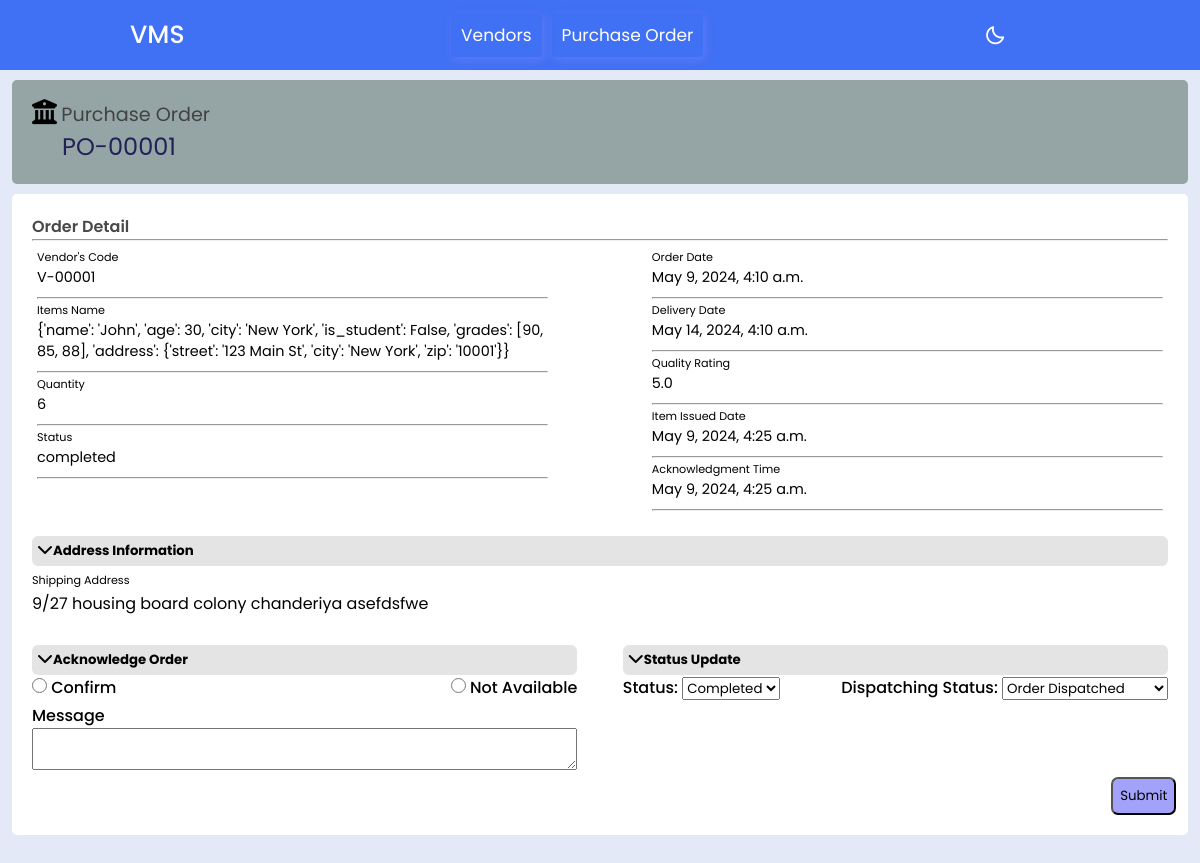
/api/purchase/16/acknowledgment, run on the app's committed database.
### vms/models.py (models this page shows, shortened)
class PurchaseOrder(models.Model):
    po_number = models.CharField(max_length=100, unique=True, verbose_name='PO Number', blank=True)
    vendor = models.ForeignKey(Vendor, on_delete=models.CASCADE, verbose_name='Vendor')
    order_date = models.DateTimeField(auto_now_add=True, verbose_name='Order Date', blank=True)
    delivery_date = models.DateTimeField(blank=True, null=True, verbose_name='Delivery Date')
    items = JSONField(verbose_name='Items')
    quantity = models.IntegerField(verbose_name='Quantity')
    status = models.CharField(max_length=100, verbose_name='Status',blank=True, default='Pending')
    quality_rating = models.FloatField(null=True, verbose_name='Quality Rating',blank=True)
    issue_date = models.DateTimeField(verbose_name='Issue Date',blank=True, null=True)
    acknowledgment_date = models.DateTimeField(null=True, verbose_name='Acknowledgment Date')
    _delivery_date_set = models.BooleanField(default=False, editable=False)  # Flag to track if delivery_date is set

class Vendor(models.Model):
    name = models.CharField(max_length=100, verbose_name='Vendor Name')
    email = models.EmailField(verbose_name='Email',null=True)
    phone_number = models.CharField(max_length=20, verbose_name='Phone Number',null=True)
    delivery_days = models.IntegerField(verbose_name='Total Day Deliver', null=True)
    address = models.TextField(verbose_name='Address', null=True)
    vendor_code = models.CharField(max_length=20, unique=True, verbose_name='Vendor Code', blank=True)
    on_time_delivery_rate = models.FloatField(verbose_name='On-Time Delivery Rate',blank=True, null=True)
    quality_rating_avg = models.FloatField(verbose_name='Quality Rating Average',blank=True, null=True)
    average_response_time = models.FloatField(verbose_name='Average Response Time',blank=True, null=True)
    fulfillment_rate = models.FloatField(verbose_name='Fulfillment Rate',blank=True, null=True)

### vms/views.py (the view, shortened to what this page needs)
# urls.py: path('purchase/<int:id>/acknowledgment',views.PurchaseAcknowledgement,name="purchaseacnowledgement"),
def PurchaseAcknowledgement(request, id):
    pur = get_object_or_404(PurchaseOrder, id=id)
    context = {
        'pur': pur
    }
    return render(request, "purchase_detail_edit.html", context)

### templates/purchase_detail_edit.html (shortened to what this page needs)
{% extends 'base.html' %}
{% load static %}
{% block link %}
<link rel="stylesheet" href="{% static "CSS/style.css" %}">
<link rel="stylesheet" href="{% static "CSS/vendor_info.css" %}">
<link rel="stylesheet" href="{% static "CSS/purchase_detail.css" %}">
{% endblock %}
{% block body %}
<div class="container">
    <div class="ven-info">
        <div>
            <i class="fa-solid fa-building-columns"></i>
            <label for="">Purchase Order</label>
            <p><Span>{{pur.po_number}}</Span></p>
        </div>
    </div>
</div>
<div class="ven-detail">
    <div class="option">
        <a style="font-weight: 600;">Order Detail</a>
        <hr>
    </div>
    <div id="ven-detail">
        <div class="detail">
            <div>
                <label for="">Vendor's Code</label>
                <p>{{pur.vendor.vendor_code}}</p>
                <hr>
                <label for="">Items Name</label>
                <p>{{pur.items}}</p>
                <hr>
                <label for="">Quantity</label>
                <p>{{pur.quantity}}</p>
                <hr>
                <label for="">Status</label>
                <p>{{pur.status}}</p>
                <hr>
            </div>
            <div>
                <label for="">Order Date</label>
                <p>{{pur.order_date}}</p>
                <hr>
                <label for="">Delivery Date</label>
                <p>{{pur.delivery_date}}</p>
                <hr>
                <label for="">Quality Rating</label>
                <p>{{pur.quality_rating}}</p>
                <hr>
                <label for="">Item Issued Date</label>
                <p>{{pur.issue_date}}</p>
                <hr>
                <label for="">Acknowledgment Time</label>
                <p>{{pur.acknowledgment_date}}</p>
                <hr>
            </div>
        </div>
        <div class="address">
            <div class='add'><i class="fa-solid fa-chevron-down"></i>
                <h5>Address Information</h5>
            </div>
            <div>
                <label for="">Shipping Address</label>
                <p>{{pur.vendor.address}}</p>
            </div>
        </div>
        <form action="" method='post'>
            <div style="display: flex; justify-content: space-between;">
                <div class="Acknowledge" style="font-weight: 500; width: 48%;">
                    <div class='add'><i class="fa-solid fa-chevron-down"></i>
                        <h5>Acknowledge Order</h5>
                    </div>
                    <div class="ack-opt">
                        <div><input type="radio" name="Acknowledge" value="Confirm">
                            <label for="Acknowledge">Confirm</label><br>
                        </div>
                        <div>
                            <input type="radio" name="Acknowledge" value="Not Available">
                            <label for="Acknowledge">Not Available</label><br>
                        </div>
                    </div>
                    <label for="" style="margin-top: 50px;">Message</label><br>
                    <textarea id="address" name="address" style="width: 100%;"></textarea>
                </div>
                <div class="Acknowledge" style="font-weight: 500; width: 48%;">
                    <div class='add'><i class="fa-solid fa-chevron-down"></i>
                        <h5>Status Update   </h5>
                    </div>
                    <div class="ack-opt">
                        <div class="col col-6">
                            <label for="">Status:</label>
                            <select name="status" id="status">
                              <option value="completed">Completed</option>
                            </select>
                          </div>
                          <div class="col col-6">
                            <label for="">Dispatching Status:</label>
                            <select name="issue" id="status">
                              <option value="Order Dispatched">Order Dispatched</option>
                            </select>
                          </div>
                    </div>
                </div>
            </div>
            <button type="submit"
                style="padding: 7px; border-radius: 7px; background-color: rgba(53, 53, 247, 0.459); margin-left: 95%;">Submit</button>
        </form>
    </div>
</div>
{% endblock %}

### static/CSS/style.css (style rules this page uses)
* { margin: 0; padding: 0; box-sizing: border-box; font-family: 'Poppins', sans-serif; transition: all 0.4s ease;; }
:root { --body-color: #E4E9F7; --nav-color: #4070F4; --side-nav: #010718; --text-color: #FFF; --search-bar: #F2F2F2; --search-text: #010718; }
body { height: 100vh; background-color: var(--body-color); }
body { font-family: 'lato', sans-serif; min-width: 1200px; }
.container { margin-left: auto; margin-right: auto; padding-left: 10px; padding-right: 10px; }
input { width: 100%; margin-bottom: 10px; height: 30px; }
*, *:before, *:after { box-sizing: border-box; }

### static/CSS/purchase_detail.css (style rules this page uses)
.ven-info { justify-content: space-between; }
.ven-info div p { font-size: 1.5rem; font-family: Verdana, Geneva, Tahoma, sans-serif; margin-left: 30px; color: rgb(33, 33, 88); }
.ven-info div label { font-size: 1.2rem; }
.ven-info div i { font-size: 25px; }
.ack-opt { display: flex; justify-content: space-between; width: 100%; }
.ack-opt div input { width: 15px; height:15px; }

### data on the page
PurchaseOrder: po_number "PO-00001", vendor.vendor_code "V-00001", items "{'name': 'John', 'age': 30, 'city': 'New York', 'is_student': False, 'grades': [90, 85, 88], 'address': {'street': '123 Main St', 'city': 'New York', 'zip': '10001'}}", quantity "6", status "completed", order_date "May 9, 2024, 4:10 a.m.", delivery_date "May 14, 2024, 4:10 a.m.", quality_rating "5.0", issue_date "May 9, 2024, 4:25 a.m.", acknowledgment_date "May 9, 2024, 4:25 a.m.", vendor.address "9/27 housing board colony chanderiya asefdsfwe"
